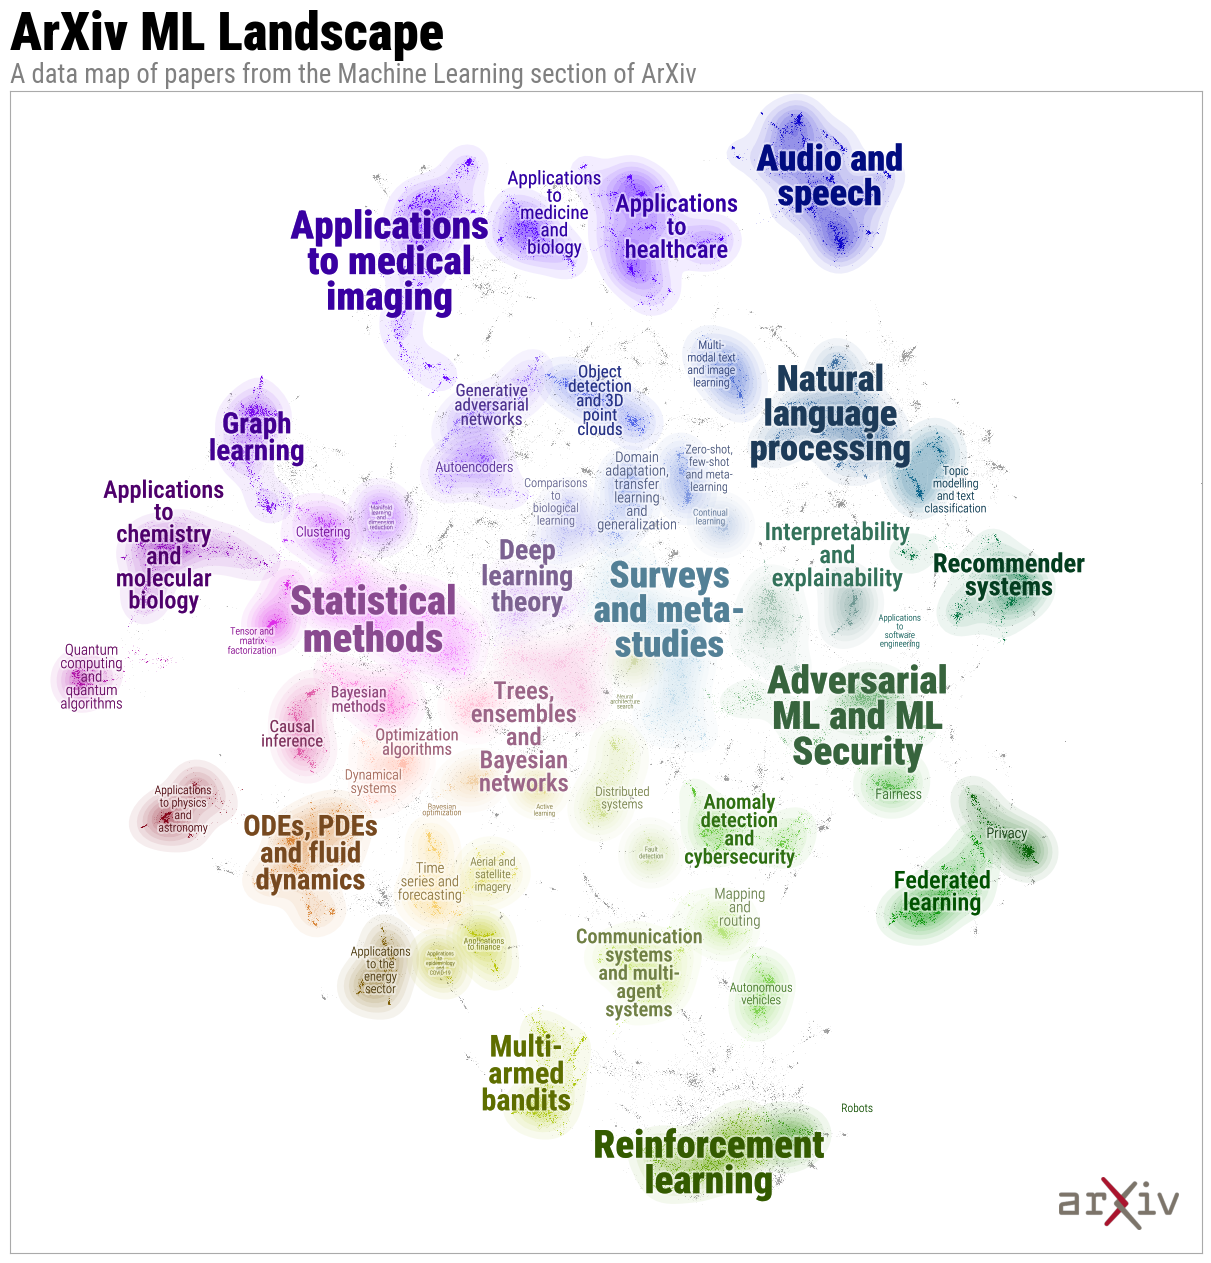

This chart was generated by the following Python code:
"""
ArXiv ML Word Cloud Style
-------------------------

Demonstrating the word cloud style using the ArXiv ML dataset.
"""
import datamapplot
import numpy as np
import requests
import PIL
import matplotlib.pyplot as plt
import colorcet

plt.rcParams['savefig.bbox'] = 'tight'

arxivml_data_map = np.load("arxiv_ml_data_map.npz")["arr_0"]
arxivml_labels = np.load("arxiv_ml_cluster_labels.npz", allow_pickle=True)["arr_0"]

arxiv_logo_response = requests.get(
    "https://upload.wikimedia.org/wikipedia/commons/7/7a/ArXiv_logo_2022.png",
    stream=True,
    headers={'User-Agent': 'My User Agent 1.0'}
)
arxiv_logo = np.asarray(PIL.Image.open(arxiv_logo_response.raw))

fig, ax = datamapplot.create_plot(
    arxivml_data_map,
    arxivml_labels,
    title="ArXiv ML Landscape",
    sub_title="A data map of papers from the Machine Learning section of ArXiv",
    label_wrap_width=10,
    label_over_points=True,
    dynamic_label_size=True,
    max_font_size=36,
    min_font_size=4,
    min_font_weight=100,
    max_font_weight=1000,
    font_family="Roboto Condensed",
    cmap=colorcet.cm.CET_C2,
    logo=arxiv_logo,
    logo_width=0.1,
)
fig.savefig("plot_arxiv_ml.png", bbox_inches="tight")
plt.show()
